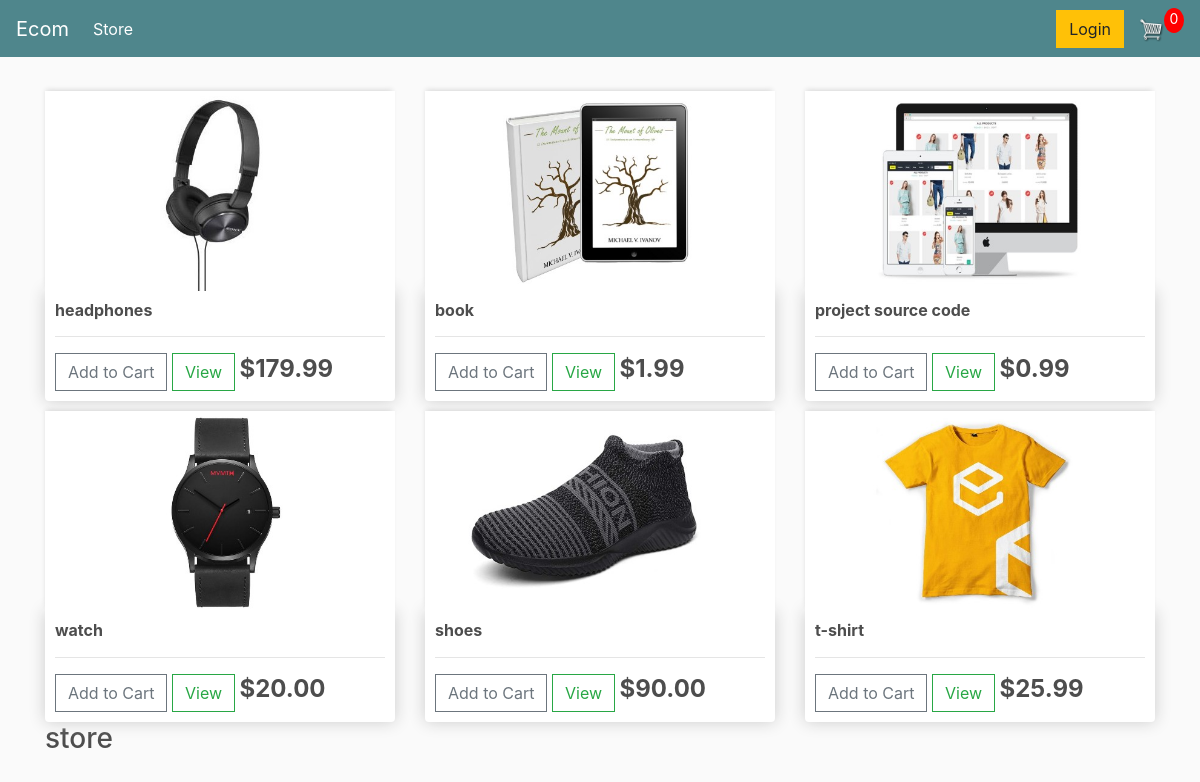
The page / on the database its author committed.
### store/models.py (models this page shows, shortened)
class Product(models.Model):
    name=models.CharField(max_length=200)
    price=models.FloatField()
    digital = models.BooleanField(default=False,null=True,blank=True)
    image=models.ImageField(null=True,blank=True)
    @property
    def imageURL(self):
        try:
            url=self.image.url
        except:
            url=''
        return url

### store/views.py (the view)
# urls.py: path('',include('store.urls')),
def store(request):
    if request.user.is_authenticated:
            customer=request.user.customer
            order,created=Order.objects.get_or_create(customer=customer,complete=False)
            items=order.orderitem_set.all()
            cartItems=order.get_cart_items
    else:
            items=[]
            order={'get_cart_total':0,'get_cart_items':0}
            cartItems=order['get_cart_items']
    products = Product.objects.all()
    context={'products':products,'cartItems':cartItems}
    return render(request,'store/store.html',context)

### store/templates/store/store.html
{% extends 'store/main.html' %}
{% load static %}
{% block content %}
    <div class="row">
        {% for product in products %}
        <div class="col-lg-4">
            <img class="thumbnail" src="{{product.imageURL}}" >
            <div class="box-element product">
                <h6><strong>{{product.name}}</strong></h6>
                <hr>
                <button data-product="{{product.id}}" data-action="add" class="btn btn-outline-secondary add-btn update-cart">Add to Cart</button>
                <a class="btn btn-outline-success" href="#">View</a>
                <h4 style="display: inline-block; " ><strong>
                    ${{product.price|floatformat:2}}
                </strong></h4>
            </div>
        </div>
        {% endfor %}
    </div>
<h3>store</h3>
{% endblock content %}

### store/templates/store/main.html (shortened to what this page needs)
<!DOCTYPE html>
{% load static %}
<html lang="en">
<head>
    <link rel="stylesheet" href="https://stackpath.bootstrapcdn.com/bootstrap/4.4.1/css/bootstrap.min.css">
    <link rel="stylesheet" type="text/css", href="{% static 'css/main.css' %}">
  </head>
<body>
    <nav class="navbar navbar-expand-lg navbar-dark bg-dark">
        <a class="navbar-brand" href="{% url 'store' %}">Ecom</a>
        <div class="collapse navbar-collapse" id="navbarSupportedContent">
          <ul class="navbar-nav mr-auto">
            <li class="nav-item active">
              <a class="nav-link" href="{% url 'store'%}">Store <span class="sr-only">(current)</span></a>
            </li>
          </ul>
        <div class="form-inline my-2 my-lg-0">
            <a href="#" class="btn btn-warning">Login</a>
            <a href="{% url 'cart' %}">
                <img src="{% static 'images/cart.png'%}" id="cart-icon">
            </a>
            <p id="cart-total">{{cartItems}}</p>
        </div>
        </div>
      </nav>
    <div class="container">
        <br>
        {% block content %}
        {% endblock content %}
    </div>
</body>
</html>

### static/css/main.css (style rules this page uses)
body { background-color: hsl(0,0%,98%); }
h1,h2,h3,h4,h5,h6 { color:hsl(0,0%,30%); }
.box-element { box-shadow:hsl(0, 0%, 80%) 0 0 16px; background-color: #fff; border-radius: 4px; padding: 10px; }
.thumbnail { width:100%; height:200px; -webkit-box-shadow: -1px -3px 5px -2px rgba(214,214,214,1); -moz-box-shadow: -1px -3px 5px -2px rgba(214,214,214,1); box-shadow: -1px -3px 5px -2px rgba(214,214,214,1); }
.product { border-radius:0 0 4px 4px; }
.bg-dark { background-color: #4f868c!important; }
#cart-icon { width:25px; display: inline-block; margin-left:15px; }
#cart-total { display:block; text-align:center; color:#fff; background-color:red; width:20px; height: 25px; border-radius:50%; font-size:14px; }
.col-lg-4, .col-lg-6, .col-lg-8, .col-lg-12 { margin-top: 10px; }
.btn { border-radius:0; }

### rows shown on the page
Product: imageURL (picture), name "headphones", price "179.99"
Product: imageURL (picture), name "book", price "1.99"
Product: imageURL (picture), name "project source code", price "0.99"
Product: imageURL (picture), name "watch", price "20.00"
Product: imageURL (picture), name "shoes", price "90.00"
Product: imageURL (picture), name "t-shirt", price "25.99"

### other values the page prints
{{ cartItems }} "0"
